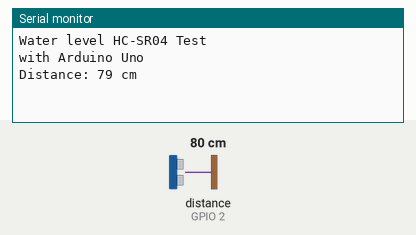
This sketch was run on a simulated ESP8266 (NodeMCU). Parts: the last lines printed to the serial monitor. Wiring (inferred from the names in the program): ultrasonic range finder: trigger GPIO 0; echo GPIO 2. The test bench sets the inputs (shaded band); at power-on: distance to the obstacle (sensor on GPIO 2) 80 cm. The echo pulse lasts 58.3 µs per cm; WiFi joins after 1.5 s; servers stay silent unless stated.

Above: at 3.0 s.
3.1 s: distance to the obstacle (sensor on GPIO 2) set to 2 cm
At 4.4 s:
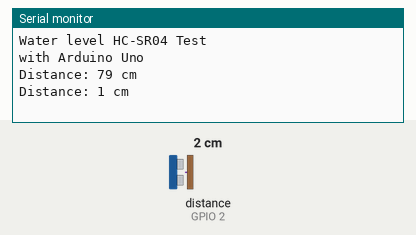
4.6 s: distance to the obstacle (sensor on GPIO 2) set to 4 cm
At 5.6 s:
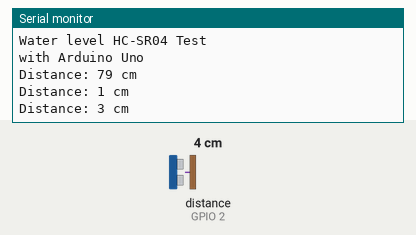
Timing chart, 0 to 7.6 s (numbered marks = the images above; inputs shaded):
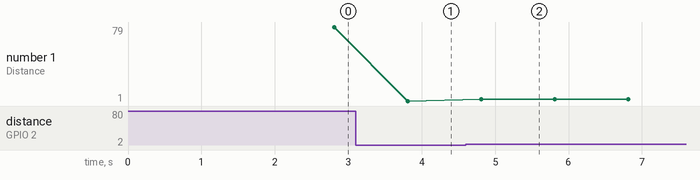

Measured:
- after the input at 3.1 s, the serial monitor: prints a new line after 0.71 s (image 1)
- after the input at 4.6 s, the serial monitor: prints a new line after 0.21 s (image 2)
- plotted number 1: 79 → 1 after the input at 3.1 s, 1 → 3 after the input at 4.6 s

The sketch:

water_level.ino
```cpp
#define BLYNK_PRINT Serial
#include <ESP8266WiFi.h>
#include <BlynkSimpleEsp8266.h>


BlynkTimer timer;
char auth[] = "ozlBtiO_8H8o4T0-dn3Er0jAYBQNvnhy";  // token code sent via email


#define echoPin 2 // attach pin D4 (GPIO2) Node MCU to pin Echo of HC-SR04
#define trigPin 0 //attach pin D3 (GPIO0) Node MCU to pin Trig of HC-SR04

// defines variables
long duration; // variable for the duration of sound wave travel
int distance; // variable for the distance measurement

void setup() {
  pinMode(trigPin, OUTPUT); // Sets the trigPin as an OUTPUT
  pinMode(echoPin, INPUT); // Sets the echoPin as an INPUT

  Serial.begin(9600); // // Serial Communication is starting with 9600 of baudrate speed
// add wifi ssid and pass
  Blynk.begin(auth, "Vi", "okgoogle");

// to send function data at 1s
  timer.setInterval(1000, sendLevel);

  Serial.println("Water level HC-SR04 Test"); // print some text in Serial Monitor
  Serial.println("with Arduino Uno");
}

void loop(){
  Blynk.run();
  timer.run();
  delay(1000);
}

void sendLevel(){
  // Clears the trigPin condition
  digitalWrite(trigPin, LOW);
  delayMicroseconds(2);
  // Sets the trigPin HIGH (ACTIVE) for 10 microseconds
  digitalWrite(trigPin, HIGH);
  delayMicroseconds(10);
  digitalWrite(trigPin, LOW);
  // Reads the echoPin, returns the sound wave travel time in microseconds
  duration = pulseIn(echoPin, HIGH);
  // Calculating the distance
  distance = duration * 0.034 / 2; // Speed of sound wave divided by 2 (go and back)
  // Displays the distance on the Serial Monitor
  Serial.print("Distance: ");
//  send data to V1 of Blynk app
  Blynk.virtualWrite(V1, distance);
  Serial.print(distance);
  Serial.println(" cm");
}
```
